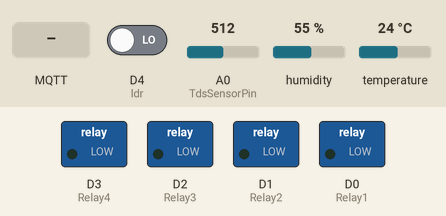
The sketch below on a simulated ESP8266 (NodeMCU). On the bench: switched loads named in the sketch (green lamp = pin HIGH). Inputs (shaded band) come from the test bench; at power-on: D4 (ldr) LOW, A0 (TdsSensorPin) = 512, humidity 55 %, temperature 24 °C. WiFi joins after 1.5 s; servers stay silent unless stated; random numbers use the default seed unless the sketch sets one; no MQTT or app messages arrive unless stated; what the sketch prints to the serial monitor is not drawn.

Above: at 2.7 s.
2.8 s: MQTT message "1" arrives on the first subscribed topic
At 3.2 s:
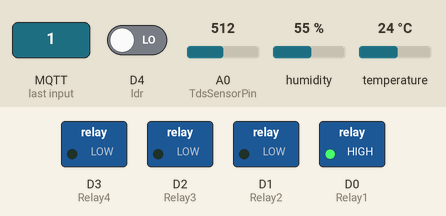
4.8 s: MQTT message "on" arrives on the first subscribed topic
At 5.3 s:
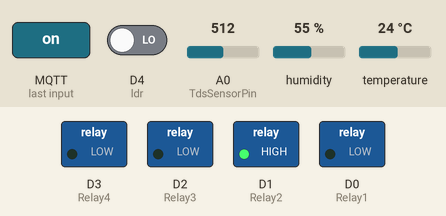
7.0 s: MQTT message "1" arrives on the second subscribed topic
At 7.8 s:
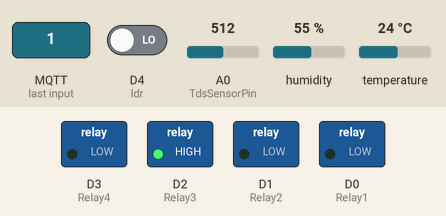
8.5 s: MQTT message "off" arrives on the first subscribed topic
At 8.9 s:
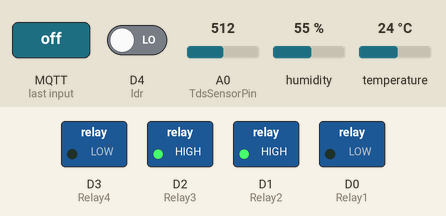
10.7 s: MQTT message "1" arrives on the first subscribed topic
At 11.1 s:
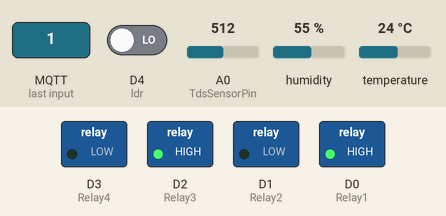
12.7 s: MQTT message "0" arrives on the second subscribed topic
At 13.3 s:
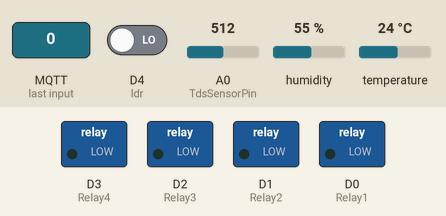
Timing chart, 0 to 15.2 s (numbered marks = the images above; inputs shaded):
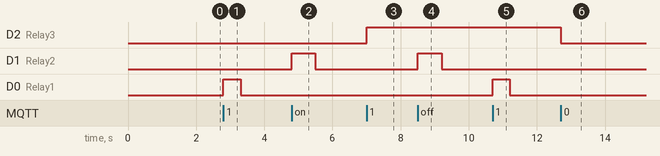

The sketch:

client1.ino
```cpp
#include <ESP8266WiFi.h>
#include <PubSubClient.h>
#include <DHT.h>
#define Relay1            D0
#define Relay2            D1
#define Relay3            D2
#define Relay4            D3
#define DHTPIN            D5
#define DHTTYPE DHT11
DHT dht(DHTPIN, DHTTYPE);
const char* ssid = "SRKR_IDE";
const char* password = "Tech$9889";
const char* mqtt_server = "192.168.68.175";
const char* username = "MQTT_USERNAME";
const char* pass = "MQTT_PASSWORD";
#define sub1 "device2/relay1"
#define sub2 "device2/relay2"

char str_hum_data[10];
char str_temp_data[10];
char str_tds_data[10];
char str_ldr_data[10];
WiFiClient espClient;
PubSubClient client(espClient);
unsigned long lastMsg = 0;
#define MSG_BUFFER_SIZE  (50)
char msg[MSG_BUFFER_SIZE];
int value = 0;
int ldr = D4;
int bs = 0;
#define ss 5
#define rst 14
#define dio0 2
int counter = 0;
#define TdsSensorPin A0
#define VREF 5.0              // analog reference voltage(Volt) of the ADC
#define SCOUNT  30            // sum of sample point
int analogBuffer[SCOUNT];     // store the analog value in the array, read from ADC
int analogBufferTemp[SCOUNT];
int analogBufferIndex = 0;
int copyIndex = 0;
float averageVoltage = 0;
float tdsValue = 0;
float temperature = 16;       // current temperature for compensation
// median filtering algorithm
int getMedianNum(int bArray[], int iFilterLen){
  int bTab[iFilterLen];
  for (byte i = 0; i<iFilterLen; i++)
  bTab[i] = bArray[i];
  int i, j, bTemp;
  for (j = 0; j < iFilterLen - 1; j++) {
    for (i = 0; i < iFilterLen - j - 1; i++) {
      if (bTab[i] > bTab[i + 1]) {
        bTemp = bTab[i];
        bTab[i] = bTab[i + 1];
        bTab[i + 1] = bTemp;
      }
    }
  }
  if ((iFilterLen & 1) > 0){
    bTemp = bTab[(iFilterLen - 1) / 2];
  }
  else {
    bTemp = (bTab[iFilterLen / 2] + bTab[iFilterLen / 2 - 1]) / 2;
  }
  return bTemp;
}
void setup_wifi()
{
  delay(10);
  Serial.println();
  Serial.print("Connecting to ");
  Serial.println(ssid);
  WiFi.mode(WIFI_STA);
  WiFi.begin(ssid, password);
  while (WiFi.status() != WL_CONNECTED)
  {
    delay(500);
    Serial.print(".");
  }
  randomSeed(micros());
  Serial.println("");
  Serial.println("WiFi connected");
  Serial.println("IP address: ");
  Serial.println(WiFi.localIP());
}
void callback(char* topic, byte* payload, unsigned int length) {
  Serial.print("Message arrived [");
  Serial.print(topic);
  Serial.print("] ");
  if (strstr(topic, sub1))
  {
    for (int i = 0; i < length; i++) {
      Serial.print((char)payload[i]);
    }
    Serial.println();
    if ((char)payload[0] == '1') {
      digitalWrite(Relay1, HIGH);
      digitalWrite(Relay2, LOW);
       Serial.println("good");
      delay(500);
       digitalWrite(Relay1, LOW);
      digitalWrite(Relay2, LOW);
      delay(500);
    } else {
      digitalWrite(Relay1, LOW);
      digitalWrite(Relay2, HIGH);
      delay(700);
      digitalWrite(Relay1, LOW);
      digitalWrite(Relay2, LOW);
      delay(500);// Turn the LED off by making the voltage HIGH
    }
  }
  else if ( strstr(topic, sub2))
  {
    for (int i = 0; i < length; i++) {
      Serial.print((char)payload[i]);
    }
    Serial.println();
    // Switch on the LED if an 1 was received as first character
    if ((char)payload[0] == '1') {
      digitalWrite(Relay3, HIGH);
      digitalWrite(Relay4, LOW);
      Serial.println("good1");
    } else {
      digitalWrite(Relay3, LOW);
      digitalWrite(Relay4, LOW);    // Turn the LED off by making the voltage HIGH
    }
  }
  else
  {
    Serial.println("unsubscribed topic");
  }
}
void reconnect() {
  while (!client.connected()) {
    Serial.print("Attempting MQTT connection...");
    String clientId = "ESP8266Client-";
    clientId += String(random(0xffff), HEX);
    if (client.connect(clientId.c_str(), username, pass) ) {
      Serial.println("connected");
      client.subscribe(sub1);
      client.subscribe(sub2);

    } else {
      Serial.print("failed, rc=");
      Serial.print(client.state());
      Serial.println(" try again in 5 seconds");
      delay(5000);
    }
  }
}
void setup() {
  pinMode(Relay1, OUTPUT);
  pinMode(Relay2, OUTPUT);
  pinMode(Relay3, OUTPUT);
  pinMode(Relay4, OUTPUT);
  pinMode(ldr,INPUT);
  pinMode(TdsSensorPin,INPUT);
  Serial.begin(115200);
  dht.begin();
  setup_wifi();
  client.setServer(mqtt_server, 1883);
  client.setCallback(callback);
}
void loop() {
  if (!client.connected()) {
    reconnect();
  }
  client.loop();
  unsigned long now = millis();
  if (now - lastMsg > 2000) {
    static unsigned long analogSampleTimepoint = millis();
  if(millis()-analogSampleTimepoint > 40U){     //every 40 milliseconds,read the analog value from the ADC
    analogSampleTimepoint = millis();
    analogBuffer[analogBufferIndex] = analogRead(TdsSensorPin);    //read the analog value and store into the buffer
    analogBufferIndex++;
    if(analogBufferIndex == SCOUNT){
      analogBufferIndex = 0;
    }
  }

  static unsigned long printTimepoint = millis();
  if(millis()-printTimepoint > 800U){
    printTimepoint = millis();
    for(copyIndex=0; copyIndex<SCOUNT; copyIndex++){
      analogBufferTemp[copyIndex] = analogBuffer[copyIndex];

      // read the analog value more stable by the median filtering algorithm, and convert to voltage value
      averageVoltage = getMedianNum(analogBufferTemp,SCOUNT) * (float)VREF / 1024.0;

      //temperature compensation formula: fFinalResult(25^C) = fFinalResult(current)/(1.0+0.02*(fTP-25.0));
      float compensationCoefficient = 1.0+0.02*(temperature-25.0);
      //temperature compensation
      float compensationVoltage=averageVoltage/compensationCoefficient;

      //convert voltage value to tds value
      tdsValue=(133.42*compensationVoltage*compensationVoltage*compensationVoltage - 255.86*compensationVoltage*compensationVoltage + 857.39*compensationVoltage)*0.5;

      //Serial.print("voltage:");
      //Serial.print(averageVoltage,2);
      //Serial.print("V   ");
      Serial.print("TDS Value:");
      Serial.print(tdsValue,0);
      Serial.println("ppm");
       dtostrf(tdsValue, 4, 2, str_tds_data);
    bs = digitalRead(ldr);
     dtostrf(bs, 4, 2, str_ldr_data);
    float hum_data = dht.readHumidity();
    Serial.println(hum_data);
    dtostrf(hum_data, 4, 2, str_hum_data);
    float temp_data = dht.readTemperature(); // or dht.readTemperature(true) for Fahrenheit
    dtostrf(temp_data, 4, 2, str_temp_data);
    lastMsg = now;
    Serial.print("Publish message: ");
    Serial.print("Temperature - "); Serial.println(str_temp_data);
    client.publish("device2/temp", str_temp_data);
    Serial.print("Humidity - "); Serial.println(str_hum_data);
    client.publish("device2/hum", str_hum_data);
     Serial.print("ldr - "); Serial.println(str_ldr_data);
    client.publish("device2/light", str_ldr_data);
    Serial.print("tds - "); Serial.println(str_tds_data);
    client.publish("device2/tds", str_tds_data);
  }
}}}
```

Measured:
- after the input at 2.8 s, D0 (Relay1): LOW → HIGH at once, → LOW 0.50 s later
- after the input at 4.8 s, D1 (Relay2): LOW → HIGH at once, → LOW 0.70 s later
- after the input at 7.0 s, D2 (Relay3): LOW → HIGH at once
- after the input at 8.5 s, D1 (Relay2): LOW → HIGH at once, → LOW 0.70 s later
- after the input at 10.7 s, D0 (Relay1): LOW → HIGH at once, → LOW 0.50 s later
- after the input at 12.7 s, D2 (Relay3): HIGH → LOW at once
